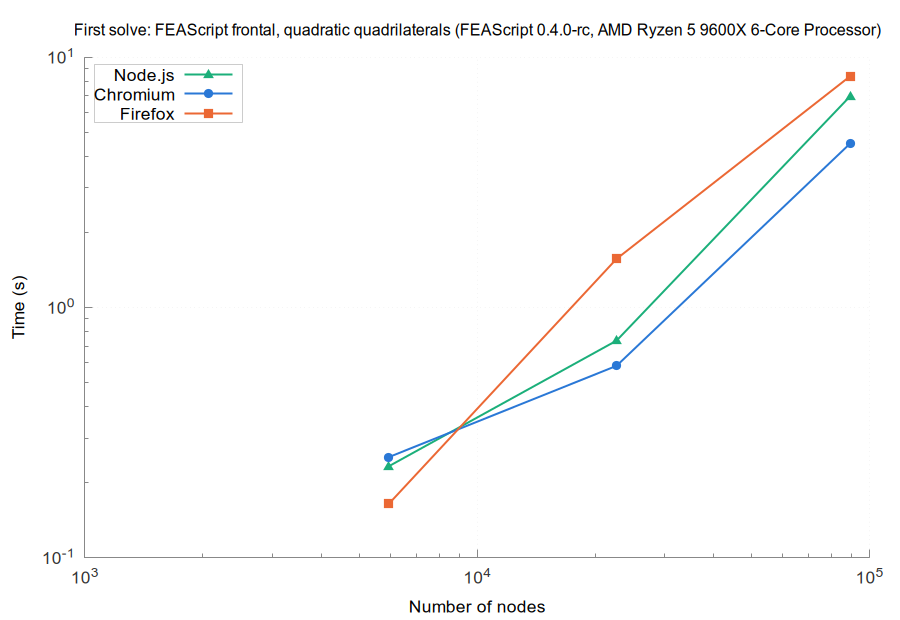

gnuplot code for this plot:
set terminal pngcairo size 900,620 font 'Arial,13'
set border 3 lc rgb '#888888'; set tics nomirror tc rgb '#333333'
set grid lc rgb '#e6e6e6' lw 1; set key top left box lc rgb '#cccccc' opaque
set logscale xy; set format y '10^{%L}'; set format x '10^{%L}'
set output 'browsers_FEAScript_frontal_quadratic_quadrilaterals_first.png'
set title 'First solve: FEAScript frontal, quadratic quadrilaterals (FEAScript 0.4.0-rc, AMD Ryzen 5 9600X 6-Core Processor)' font 'Arial,12'
set xlabel 'Number of nodes'
set ylabel 'Time (s)'
plot 'browsers_FEAScript_frontal_quadratic_quadrilaterals_first_node.dat' u 1:2 w lp lw 2 pt 9 ps 1.2 lc rgb '#1baf7a' t 'Node.js', \
     'browsers_FEAScript_frontal_quadratic_quadrilaterals_first_chromium.dat' u 1:2 w lp lw 2 pt 7 ps 1.2 lc rgb '#2a78d6' t 'Chromium', \
     'browsers_FEAScript_frontal_quadratic_quadrilaterals_first_firefox.dat' u 1:2 w lp lw 2 pt 5 ps 1.2 lc rgb '#eb6834' t 'Firefox'
